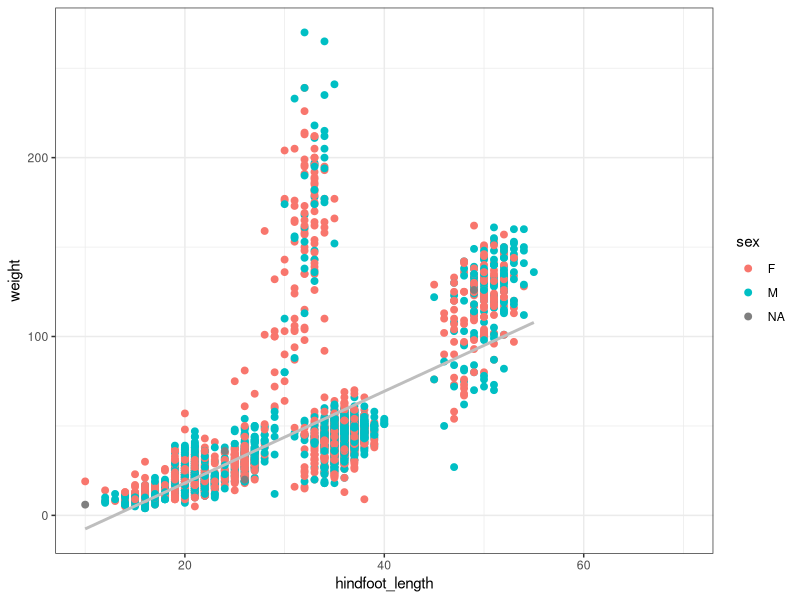
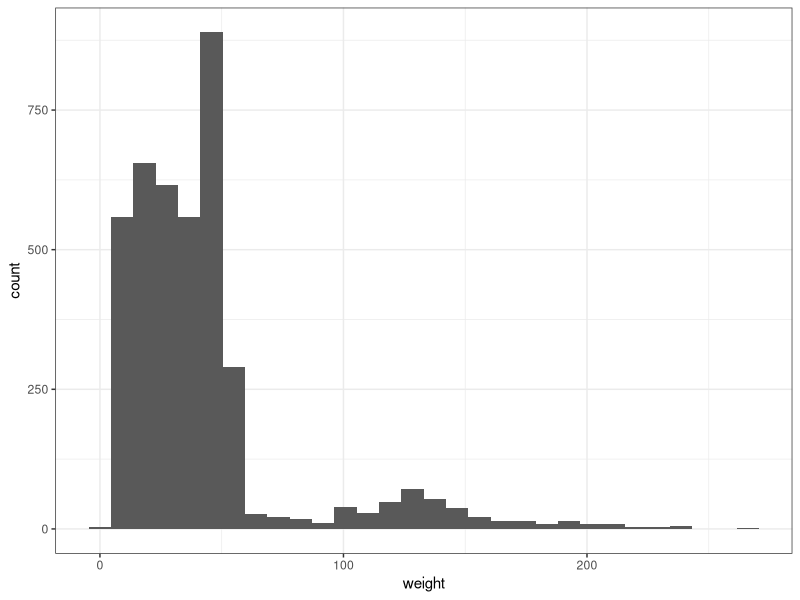
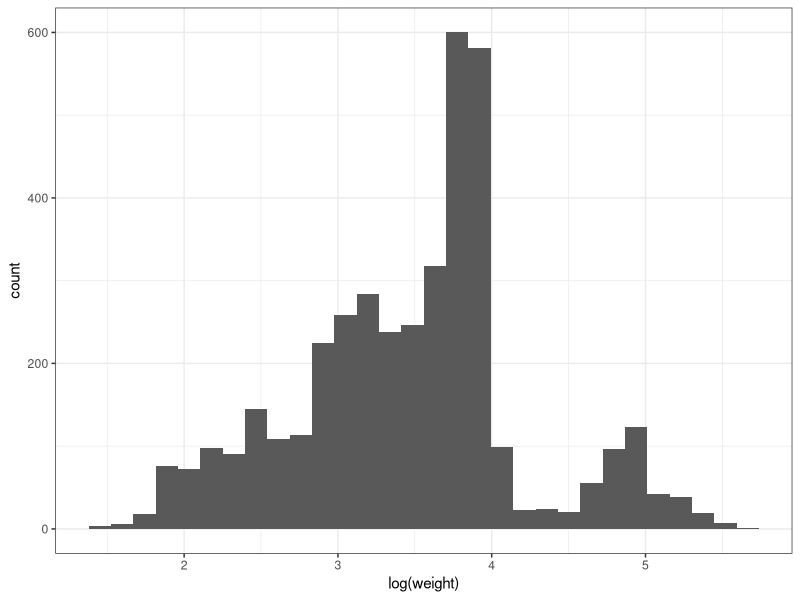
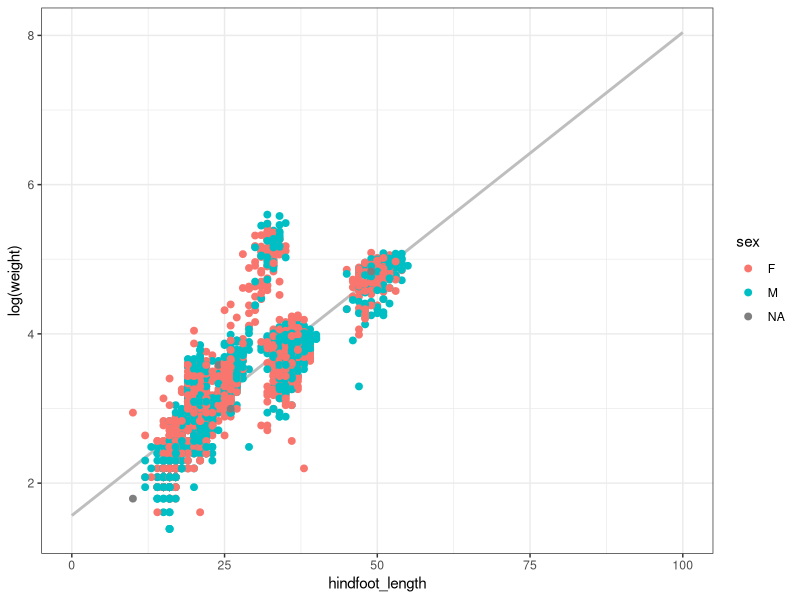
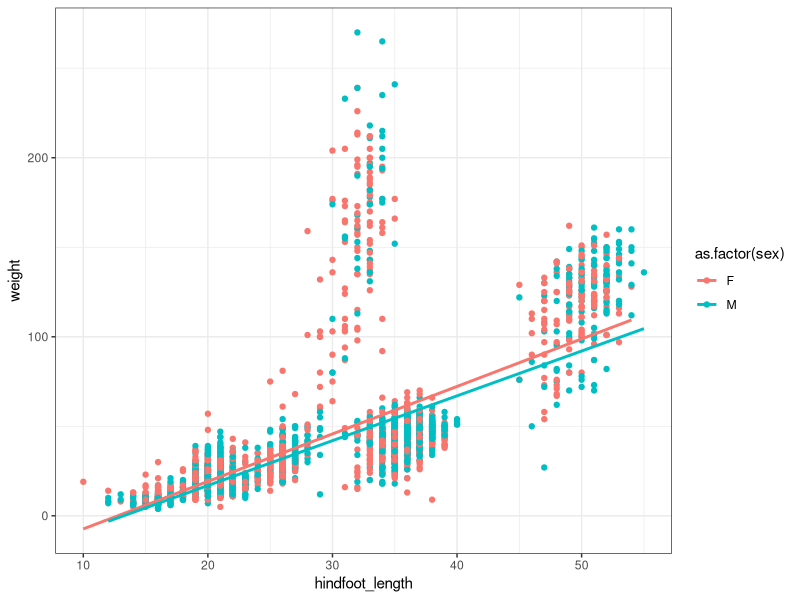
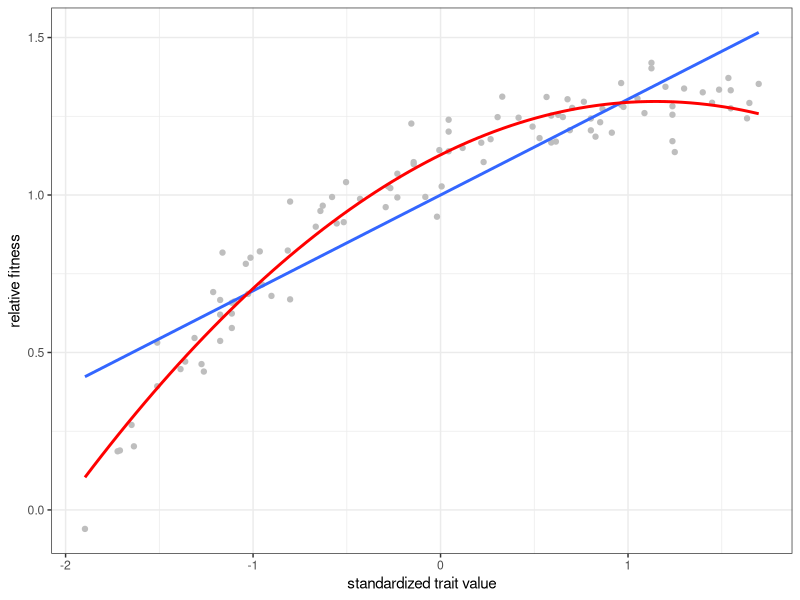
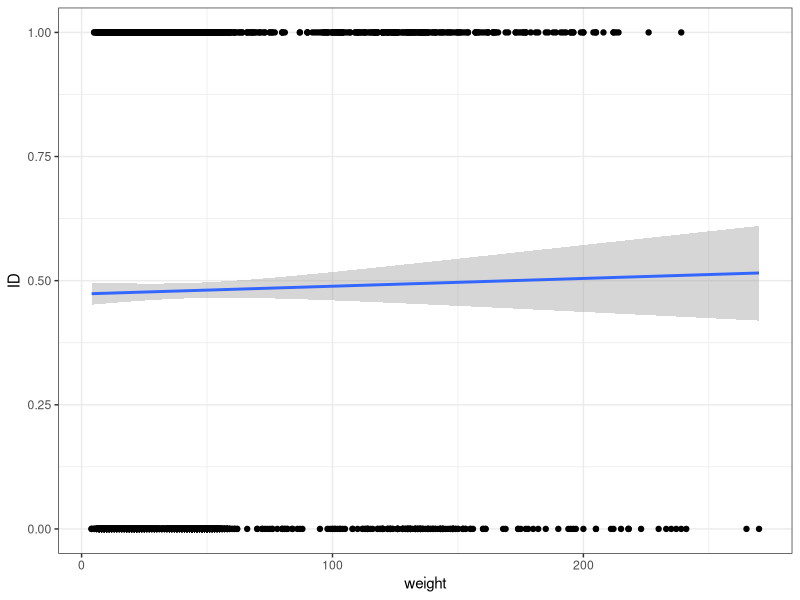
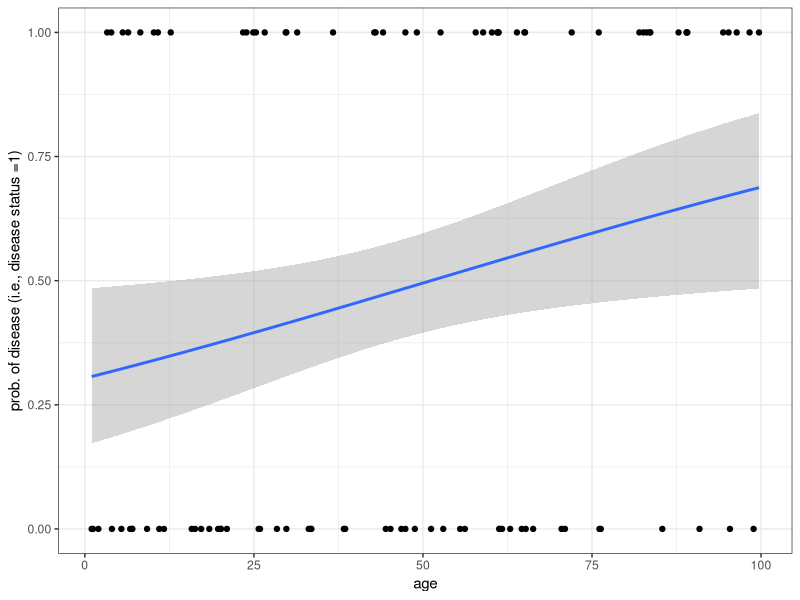

Here is the R script that generated these plots, in order:
## ---- chunk 1
library(tidyverse)
library(car)
surveys_subset <- read_csv("survey_subset.csv")
theme_set(theme_bw())
## ---- chunk 2
model <- lm(weight ~ hindfoot_length, data=surveys_subset)
summary(model) # assuming normality, homogeneity of variance
## ---- chunk 3
ggplot(surveys_subset, aes(x = hindfoot_length, y = weight)) + 
  geom_point(aes(color = as.factor(sex)), size = 2) +
  stat_smooth(method = "lm", se = F, color = "gray") + labs(color = "sex")

### are the data normal?

ggplot(surveys_subset, aes(x = weight)) + geom_histogram() ## oh no!
## ---- chunk 4
ggplot(surveys_subset, aes(x = log(weight))) + geom_histogram() ## better!

model_logtrasnformed <- lm(log(weight)~hindfoot_length, data=surveys_subset)
summary(model_logtrasnformed)
## ---- chunk 5
new_hindfoot_length_obs <- data.frame(hindfoot_length = seq(0,100,0.1))
predicted_values <- predict.lm(object = model_logtrasnformed, 
                               newdata = new_hindfoot_length_obs)

ggplot(cbind(logweight = predicted_values, new_hindfoot_length_obs), 
       aes(x = hindfoot_length, y = logweight)) + geom_line(size = 1, color = "gray") + 
  geom_point(data = surveys_subset, inherit.aes = F,  size = 2, 
             aes(x = hindfoot_length, y = log(weight), color = as.factor(sex))) + 
  labs(color = "sex", y = "log(weight)")
## ---- chunk 6
model <- lm(weight~as.factor(sex), data=surveys_subset)
summary(model) 
## ---- chunk 7
model <- lm(weight~hindfoot_length+as.factor(sex), data=surveys_subset)
summary(model, type = 3)
## ---- chunk 8
model <- lm(weight~hindfoot_length*as.factor(sex), data=surveys_subset)
## ---- chunk 9
surveys_subset %>% subset(! is.na(sex)) %>%
  ggplot(aes(x = hindfoot_length, y = weight, color = as.factor(sex))) + geom_point() +
  geom_smooth(method = "lm", se = F)
## ---- chunk 10
model <- lm(weight~as.factor(sex), data=surveys_subset)
anova(model) # must wrap the anova() around a lm()/model
## ---- chunk 11
model <- lm(weight~hindfoot_length*as.factor(sex), data=surveys_subset)

# wrap Anova(), not summary()
Anova(model, type = 3)

# compare p-values with summary(), which are slightly different
anova(model)
## ---- chunk 12
generate_data_directionalselection <- function(n = 100, values){
  
  trait_data <- sort(sample(size = n, x = values, replace = T))
  fitness_data <- 1 - dexp(trait_data, rate = 1) + rnorm(n, mean = 0, sd = 0.05)
  
  return(
    data.frame(
      trait = trait_data, fitness = fitness_data/mean(fitness_data)
      )
  )
}

data <- generate_data_directionalselection(values = seq(0,3,0.01))

model1 <- lm(fitness~scale(trait), data)
# scale function transforms trait data so that mean=0, variance=1

summary(model1) 
### fitness changed by ~50% per sd change in trait value!

ggplot(data, aes(x = scale(trait), y = fitness)) + 
  geom_point(color = "gray") +
  geom_smooth(method = "lm", formula = y ~ x, se = F) +
  geom_smooth(method = "lm", formula = y ~ x + I(x^2), se = F,
              color = "red") +
  labs(x = "standardized trait value", y = "relative fitness")

model2 <- lm(fitness~scale(trait)+scale(trait^2), data)
summary(model2)
## ---- chunk 13
result_binary <- glm(as.factor(sex)~weight, 
                     family=binomial, 
                     data=surveys_subset)

summary(result_binary)
## ---- chunk 14
surveys_subset %>% filter(! is.na(sex)) %>%
  mutate(ID = ifelse(sex == "M", 0, 1)) %>%
  ggplot(aes(x = weight, y = ID)) + geom_point() +
  geom_smooth(method = "glm", 
              method.args = list(family = "binomial"),
              se = T
              )
## ---- chunk 15
data_generator <- function(sample_size = 100){
  age <- sample(size = sample_size, x = seq(0,100,0.1), replace = T)
  linear_predictor <- 0.8*scale(age)
  prob <- 1/(1+exp(-linear_predictor))
  
  disease_status <- c()
  
  for (i in 1:length(prob)){
  disease_status[i] <- rbinom(n = 1, size = 1, prob = prob[i])
  }
  
  return(data.frame(age = age, disease_status = disease_status))
}

data <- data_generator()

data %>% pivot_longer(! age) %>% 
  ggplot(aes(x = age, y = value)) + geom_point() + 
  geom_smooth(method = "glm", method.args = list(family = "binomial")
              ) + labs(y = "prob. of disease (i.e., disease status =1)")
## ---- chunk 16
model <- glm(disease_status~scale(age), family = binomial, data = data)
summary(model)

power_analysis_function <- function(sample_size){
  
  sims <- 1000
  pvalues <- c()
  for (i in 1:sims){
  data <- data_generator(sample_size)
  model <- glm(disease_status~scale(age), family = binomial, data = data)
  pvalues[i] <- summary(model)$coefficients[2,4]
  }
  
  power_estimate <- length(which(pvalues < 0.01))/length(pvalues)
  
  return(power_estimate)
}

sample_sizes <- seq(100,200,10); power_estimates <- c()

for (i in 1:length(sample_sizes)){
  power_estimates[i] <- power_analysis_function(sample_size = sample_sizes[i])
}

knitr::kable(cbind(n = sample_sizes, power = power_estimates))
